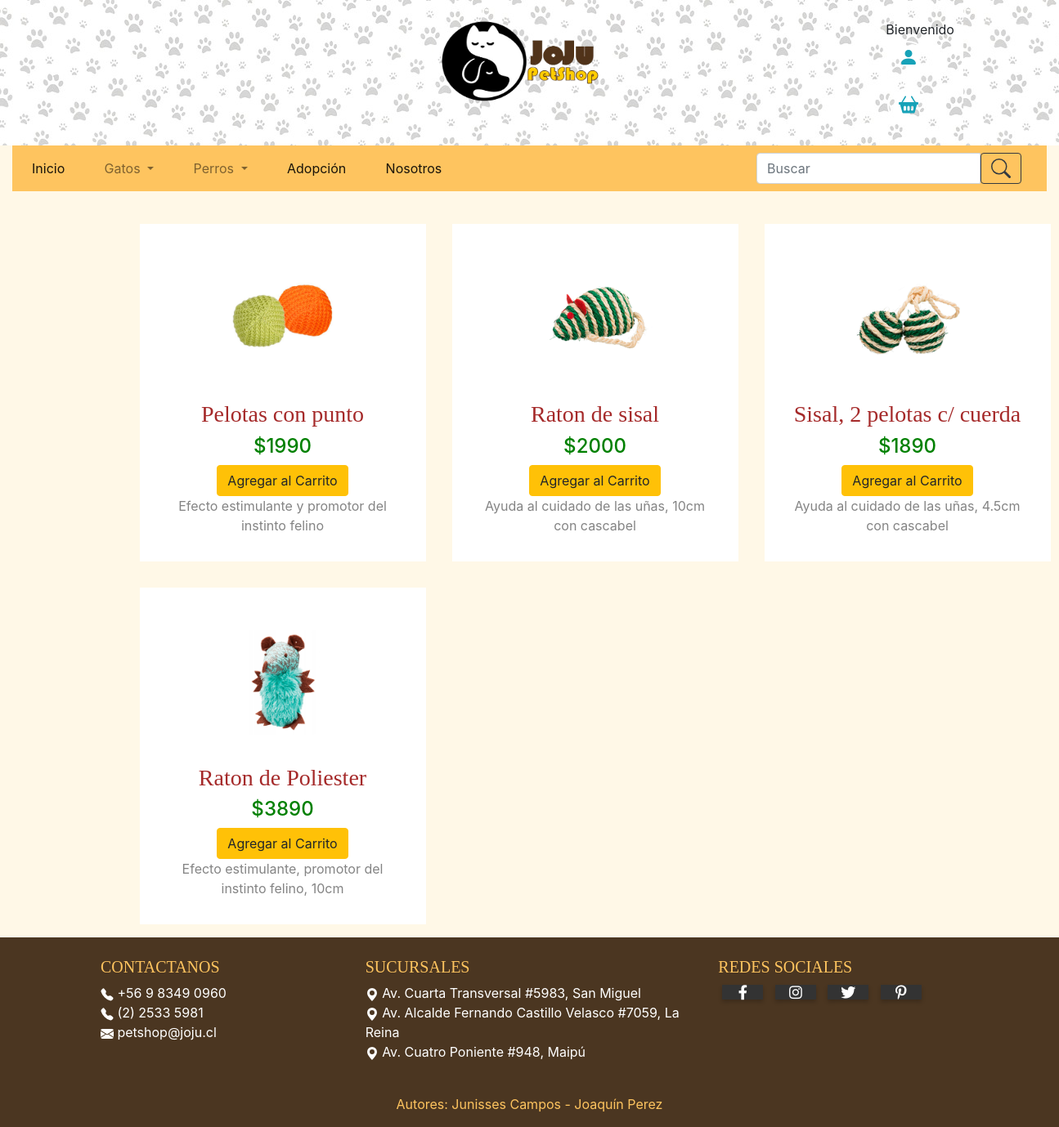
/accesocat, run on the app's committed database.
### gestorProducto/models.py (models this page shows, shortened)
class Producto(models.Model):
    marca        = models.ForeignKey(Marca, blank=True, null=True, on_delete=models.SET_NULL)
    categoria    = models.ForeignKey(Categoria, blank=True, null=True, on_delete=models.SET_NULL)
    nombre       = models.TextField(max_length=60)
    imagen       = models.ImageField('Foto', upload_to='producto/', null=True, blank=True)
    codigo       = models.DecimalField(max_digits=13, decimal_places=0)
    descripcion  = models.TextField(max_length = 200)
    stock        = models.IntegerField()
    precioCosto  = models.IntegerField()
    precioVenta  = models.IntegerField()

### gestorProducto/views.py (the view)
# urls.py: path('accesocat',views.accesoriocat, name='accesocat'),
def accesoriocat(request):
    lista = Producto.objects.filter(categoria__nombre = "Accesorios Gatos")
    contexto = {'lista' : lista}
    return render(request,'accesoriocat.html', contexto)

### gestorProducto/Templates/accesoriocat.html (shortened to what this page needs)
{% extends "index.html"%}
{% load static %}
{% block contenido %}
<head>
	<link rel="stylesheet" href="{% static 'css/EstiloCompra.css' %}">
</head>
{% endblock %}
{% block listado %}
{% for fila in lista %}
{% if forloop.first %}<div class="row">{% endif %}
<div class ="row justify-content-center" id="descripcion">
	<div class="col-sm-2 col-lg-3 ">
		<div class="prod">
							<img id="foto" src="{{ fila.imagen.url }}">
							<h3 style="color:brown">{{ fila.nombre }}</h3>
							<h4>${{ fila.precioVenta }}</h4>
							<button id="producto" class="btn btn-warning">Agregar al Carrito</button>
							<p id="espacio">{{ fila.descripcion }}</p>
		</div>
	</div>
</div>
	{% if forloop.last %}</div>{% endif %}
{% endfor %}
{% endblock %}

### gestorProducto/Templates/index.html (shortened to what this page needs)
{% load static %}
<html>
	<head>
		{% load pwa %}
		<link rel="stylesheet" href="https://stackpath.bootstrapcdn.com/bootstrap/4.5.2/css/bootstrap.min.css">
		<link rel="stylesheet" href="{% static 'css/iconos.css' %}">
		<link rel="stylesheet" href="https://use.fontawesome.com/releases/v5.14.0/css/all.css">
		<link rel="stylesheet" href="{% static 'css/Estilosindex.css' %}">
		<link rel="stylesheet" href="{% static 'css/Estilos.css' %}">
		<link rel="stylesheet" href="{% static 'css/Galeria.css' %}">
		<link rel="stylesheet" href="{% static 'js/script.js' %}">
		<link rel="stylesheet" href="{% static 'js/script2.js' %}">
		<link rel="stylesheet" href="{% static 'js/script3.js' %}">
		<link rel="stylesheet" href="{% static 'js/validaciones.js' %}">
	</head>
	<body>
<section>
		<div class="patitas")>
		<br>
			<div class="row">
				<div class="offset-5">
					<a href="{%url 'inicio'%}">
						<img src={% static 'img/fotos/logo.png' %} width="200" height="100" alt="">
					</a>
				</div>
				<div class="col-1 offset-sm-2 offset-lg-3">
				Bienvenido<b>  {{request.user.username}}</b>
				   <a href="{%url 'log'%}" target="_blank" class="carrito btn btn-outline-info" title="Iniciar Sesión">
						<svg width="1.5em" height="1.5em" viewBox="0 0 16 16" class="bi bi-person-fill" fill="currentColor" xmlns="http://www.w3.org/2000/svg">
							<path fill-rule="evenodd" d="M3 14s-1 0-1-1 1-4 6-4 6 3 6 4-1 1-1 1H3zm5-6a3 3 0 1 0 0-6 3 3 0 0 0 0 6z"/>
						</svg>
					</a>
					<button type="button" class="carrito btn btn-outline-info" title="Carrito de Compras">
					</button>
				</div>
			</div>
		<br>
		</div>
</section>
<section>
		<div class="container-fluid">
			<nav class="navbar navbar-expand-md navbar-light" style="background: #FEC45F;">
			  <div class="collapse navbar-collapse" id="navbarSupportedContent">
				<ul class="navbar-nav mr-auto">
				  <li class="nav-item active">
					<a class="nav-link" href="{%url 'inicio'%}">Inicio<span class="sr-only">(current)</span></a>
				  </li>
				  <li class="nav-item dropdown offset-2 offset-md-1">
					<a class="nav-link dropdown-toggle"  id="navbarDropdown" role="button" data-toggle="dropdown" aria-haspopup="true" aria-expanded="false">
						Gatos
					</a>
				  </li>
				  <li class="nav-item dropdown offset-2 offset-md-1">
					<a class="nav-link dropdown-toggle"  id="navbarDropdown2" role="button" data-toggle="dropdown" aria-haspopup="true" aria-expanded="false">
					  Perros
					</a>
				  </li>
				  <li class="nav-item active offset-2 offset-md-1">
					<a class="nav-link" href="{%url 'adopta'%}">Adopción<span class="sr-only">(current)</span></a>
				  </li>
				  <li class="nav-item active offset-2 offset-md-1">
					<a class="nav-link" href="{%url 'nosotro'%}">Nosotros<span class="sr-only">(current)</span></a>
				  </li>
				</ul>
				<form class="form-inline my-2 my-lg-0" method="post" action="{% url 'buscar' %}">
					<div id="custom-search-input">
						<div class="input-group col-md-12">
							<input class="form-control" type="txt" name="txtBuscar" placeholder="Buscar" aria-label="Search">
								<span class="input-group-list">
									<button class="btn btn-outline-dark" type="submit">
									</button>
								</span>
						</div>
					</div>
				</form>
			  </div>
			</nav>
			{% block contenido%}
			{% endblock %}
			<br>
			{% block listado%}
			{% endblock %}
		</div>
</section>
<section>
		<footer class="fondo page-footer font-small pt-4">
		  <div class="container-fluid text-center text-md-left">
			<div class="row">
			  <div class="col-md-3 mt-md-0 mt-3 offset-1">
				<h5 class="text-uppercase">Contactanos</h5>
					<a class="suc" >+56 9 8349 0960</a>
					<br>
					<a class="suc" >(2) 2533 5981</a>
					<br>
					<a class="suc" target="_blank" href="https://gsuite.google.com/intl/es-419/products/gmail/?utm_source=google&utm_medium=cpc&utm_campaign=latam-CL-all-es-dr-bkws-all-all-trial-e-latam-1009103-LUAC0007562-gmail&utm_content=text-ad-none-none-DEV_c-CRE_423865400847-ADGP_Hybrid%20%7C%20AW%20SEM%20%7C%20BKWS%20~%20EXA%20%7C%20Gmail-KWID_43700035906221447-kwd-329871267-userloc_1003319&utm_term=KW_gmail-ST_gmail&gclid=Cj0KCQjwtZH7BRDzARIsAGjbK2ar5MVk8HhOAJ9YmQEK7afISG9fxWYKyH5bepRJGeL058ROyFPMMqUaAuR7EALw_wcB&gclsrc=aw.ds">
					petshop@joju.cl</a>
			  </div>
			  <div class="col-md-4 mb-md-0 mb-3">
				<h5 class="text-uppercase">Sucursales</h5>
				<ul class="list-unstyled">
				  <li>
				  	<svg width="1em" height="1em" viewBox="0 0 16 16" class="suc bi bi-geo-alt-fill" fill="currentColor" xmlns="http://www.w3.org/2000/svg">
						<path fill-rule="evenodd" d="M8 16s6-5.686 6-10A6 6 0 0 0 2 6c0 4.314 6 10 6 10zm0-7a3 3 0 1 0 0-6 3 3 0 0 0 0 6z"/>
					</svg>
					<a class="suc" target="_blank" href="https://www.google.cl/maps/place/Pet+Shop+-+Colitas+Felices/@-33.5067739,-70.6736296,15z/data=!3m1!4b1!4m5!3m4!1s0x9662dad9383b7b59:0xbe555fb97ce3db96!8m2!3d-33.5067921!4d-70.6648963">
					Av. Cuarta Transversal #5983, San Miguel</a>
				  </li>
				  <li>
				  	<svg width="1em" height="1em" viewBox="0 0 16 16" class="suc bi bi-geo-alt-fill" fill="currentColor" xmlns="http://www.w3.org/2000/svg">
						<path fill-rule="evenodd" d="M8 16s6-5.686 6-10A6 6 0 0 0 2 6c0 4.314 6 10 6 10zm0-7a3 3 0 1 0 0-6 3 3 0 0 0 0 6z"/>
					</svg>
					<a class="suc" target="_blank" href="https://www.google.com/maps/place/Tree+Pet+Store/@-33.452056,-70.5570497,17z/data=!3m1!4b1!4m5!3m4!1s0x9662ce3f5fb9061d:0xaf83a33c4d5b6b5f!8m2!3d-33.452056!4d-70.554861">
					Av. Alcalde Fernando Castillo Velasco #7059, La Reina</a>
				  </li>
				  <li>
				  	<svg width="1em" height="1em" viewBox="0 0 16 16" class="suc bi bi-geo-alt-fill" fill="currentColor" xmlns="http://www.w3.org/2000/svg">
						<path fill-rule="evenodd" d="M8 16s6-5.686 6-10A6 6 0 0 0 2 6c0 4.314 6 10 6 10zm0-7a3 3 0 1 0 0-6 3 3 0 0 0 0 6z"/>
					</svg>
					<a class="suc" target="_blank" href="https://www.google.com/maps/search/pet+shop+cerca+de+Maip%C3%BA/@-33.5119293,-71.1138228,10z">
					Av. Cuatro Poniente #948, Maipú</a>
				  </li>
				</ul>
			  </div>
		  <div class="col-md-3 mb-md-0 mb-3">
			<h5 class="text-uppercase">Redes sociales</h5>
			<div class="redescon2 offset-0">
				<ul>
					<li><a href="https://www.facebook.com/" target="_blank" class="facebook2"><i class="fab fa-facebook-f"></i></a></li>
					<li><a href="https://www.instagram.com/" target="_blank" class="instagram"><i class="fab fa-instagram"></i></a></li>
					<li><a href="https://twitter.com/?lang=es" target="_blank" class="twitter2"><i class="fab fa-twitter"></i></a></li>
					<li><a href="https://www.pinterest.cl/" target="_blank" class="pinterest"><i class="fab fa-pinterest-p"></i></a></li>
				</ul>
			</div>
		  </div>
		</div>
	  </div>
	  <div class="footer-text text-center py-3">Autores: Junisses Campos - Joaquín Perez</div>
	</footer>
</section>
	</body>
</html>

### gestorProducto/static/css/Estilosindex.css (style rules this page uses)
body { background-color: #FFF8E7; }
.patitas { background-image: url("fotos/fondo.jpg"); }
.fondo { background-color: #4B3621; clear: both; }
h5 { color: #FEC45F; font-weight: 100; font-family: fantasy; }
.collapse { color: white; }
.suc { color:white; }
.footer-text { color: #FEC45F; }
.carrito { width: 50px; height: 50px; border-radius: 50%; margin: 2%; border:2px solid #fff; text-decoration: none; }

### gestorProducto/static/css/Estilos.css (style rules this page uses)
* { margin: 0; padding: 0; box-sizing: border-box; }

### gestorProducto/static/css/Galeria.css (style rules this page uses)
h3 { font-family: fantasy; }

### gestorProducto/static/css/EstiloCompra.css (style rules this page uses)
h4 { color:green; }
#foto { height : 200; width : 200; }
#espacio { margin-right: 1rem; margin-left: 1rem; text-align: center; }
.prod { background-color:white; width: 350px; margin: 1rem; padding: 1rem; text-align: center; float: left; }
#descripcion { color:#848484; }

### data on the page
Producto: imagen (picture), nombre "Pelotas con punto", precioVenta "1990", descripcion "Efecto estimulante y promotor del instinto felino"
Producto: imagen (picture), nombre "Raton de sisal", precioVenta "2000", descripcion "Ayuda al cuidado de las uñas, 10cm con cascabel"
Producto: imagen (picture), nombre "Sisal, 2 pelotas c/ cuerda", precioVenta "1890", descripcion "Ayuda al cuidado de las uñas, 4.5cm con cascabel"
Producto: imagen (picture), nombre "Raton de Poliester", precioVenta "3890", descripcion "Efecto estimulante, promotor del instinto felino, 10cm"
